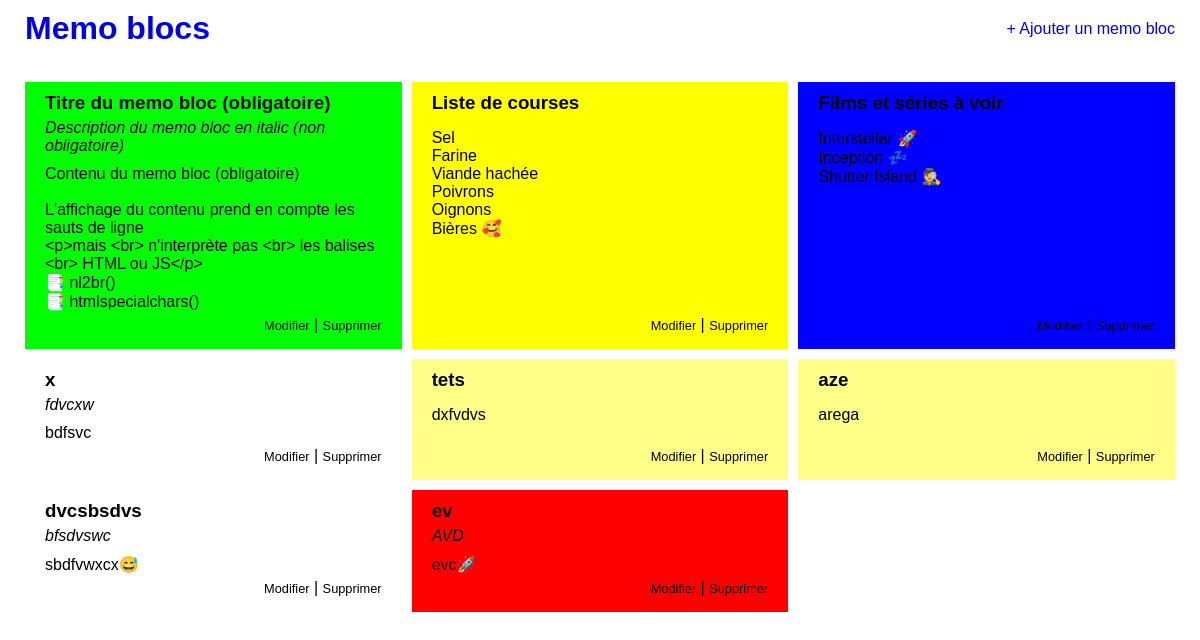
The page / on the database its author committed.
### tables this page shows
CREATE TABLE `memo_blocs` (
  `id` int(11) NOT NULL,
  `title` varchar(256) NOT NULL,
  `summary` text,
  `content` text NOT NULL,
  `style` varchar(256) NOT NULL DEFAULT '#ffff88'
);

### index.php (called while the page is built, shortened)
<?php
	if(isset($_GET['page'])){
		$page = $_GET['page'];
		switch ($page){
			case 'blocs':
				require_once('controllers/memoController.php');
				break;
			default :
				header('Location: index.php');
				exit;
		}
	}
	else {
		require_once('controllers/indexController.php');
	}
	require_once('layouts/layout.php');
?>

### models/Memo.php (called while the page is built, shortened)
<?php
  function getAllBlocs(){
      $db = dbConnect();
      $query = $db->query("SELECT *
      FROM memo_blocs
      ORDER BY id ASC");
      return 	$query->fetchAll();
    }
?>

### controllers/indexController.php (called while the page is built, shortened)
<?php
  require_once ('models/Memo.php');
  $blocs = getAllBlocs();
?>

### views/indexView.php (the view, shortened to what this page needs)
<div class="blocs">
  <?php foreach($blocs as $bloc): ?>
    <div class="bloc" style="background:<?= $bloc['style']; ?>;">
      <h3 class="post-title"><?= $bloc['title']; ?></h3>
      <p class="description"><?= $bloc['summary']; ?></p>
      <p class="content"><?=  nl2br(htmlspecialchars($bloc['content'])) ; ?></p>
      <p class="actions">
			<a href="index.php?page=blocs&action=edit&id=<?= $bloc['id']; ?>">Modifier</a> | <a href="index.php?page=blocs&action=delete&id=<?= $bloc['id']; ?>"  onclick="return confirm('Confirmer la suppression')">Supprimer</a>
		  </p>
    </div>
  <?php endforeach; ?>
</div>

### layouts/layout.php (shortened to what this page needs)
<!DOCTYPE html>
<html>
	<head>
		<link href="assets/style.css" rel="stylesheet">
	</head>
	<body>
  <header>
  <?php
		require_once('partials/header.php');
	?>
  </header>
	<main>
  <?php require_once($view) ?>
	</main>
	</body>
</html>

### partials/header.php
<h1><a href="index.php">Memo blocs</a></h1>
<a href="index.php?page=blocs&action=new">+ Ajouter un memo bloc</a>

### assets/style.css (style rules this page uses)
* { margin:0; padding:0; box-sizing:border-box; font-family:sans-serif; }
header { padding:10px 25px; display:flex; flex-direction:row; align-items:center; justify-content:space-between; }
header a { text-decoration:none; }
main { padding: 20px; }
.blocs { display:flex; flex-direction:row; flex-wrap:wrap; }
.bloc { margin:5px; padding:10px 20px; width:calc(33.33% - 10px); display:flex; flex-direction:column; }
.bloc p { margin:5px 0; }
.bloc .description { font-style:italic; }
.bloc .actions { text-align:right; margin-top:auto; }
.bloc .actions a { color:black; font-size:.8rem; text-decoration:none; }

### rows shown on the page
memo_blocs: title "Titre du memo bloc (obligatoire)", summary "Description du memo bloc en italic (non obligatoire)", content "Contenu du memo bloc (obligatoire) L'affichage du contenu prend en compte les sauts de ligne <p>mais <br> n'interprète pas <br> les balises <br> HTML ou JS</p> 📑 nl2br() 📑 htmlspecialchars()"
memo_blocs: title "Liste de courses", content "Sel Farine Viande hachée Poivrons Oignons Bières 🥰"
memo_blocs: title "Films et séries à voir", content "Interstellar 🚀 Inception 💤 Shutter Island 🕵️"
memo_blocs: title "x", summary "fdvcxw", content "bdfsvc"
memo_blocs: title "tets", content "dxfvdvs"
memo_blocs: title "aze", content "arega"
memo_blocs: title "dvcsbsdvs", summary "bfsdvswc", content "sbdfvwxcx😅"
memo_blocs: title "ev", summary "AVD", content "evc🚀"
